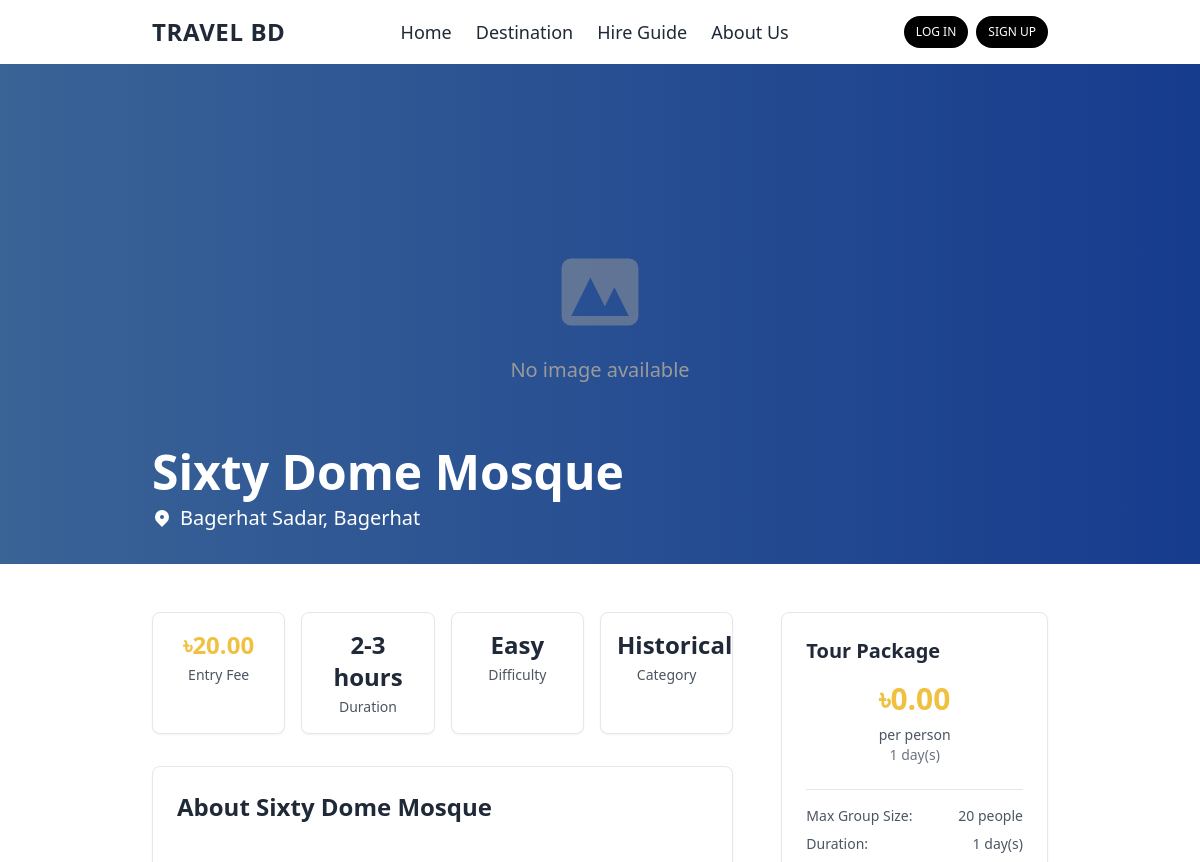
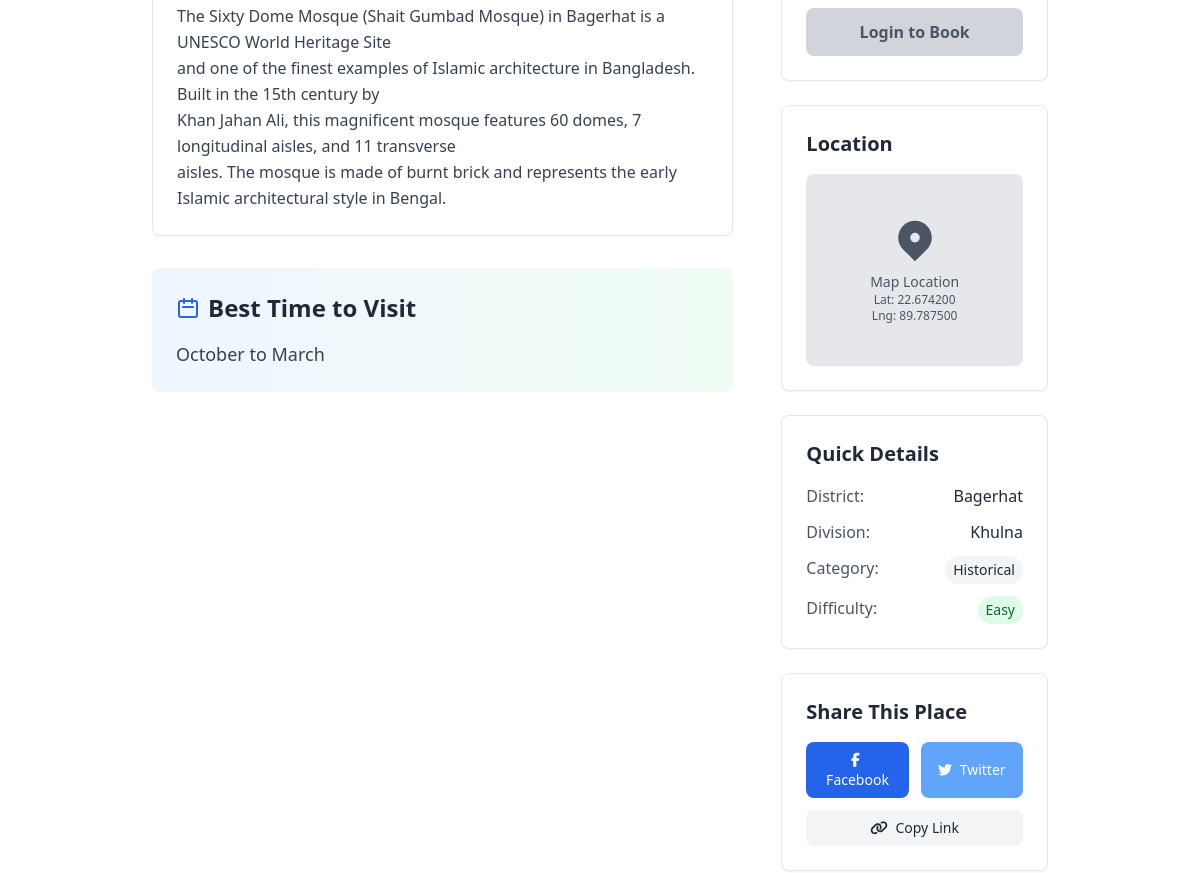
Before: /destinations/sixty-dome-mosque/ (upper part) with the older database file (2 pictures, top to bottom).
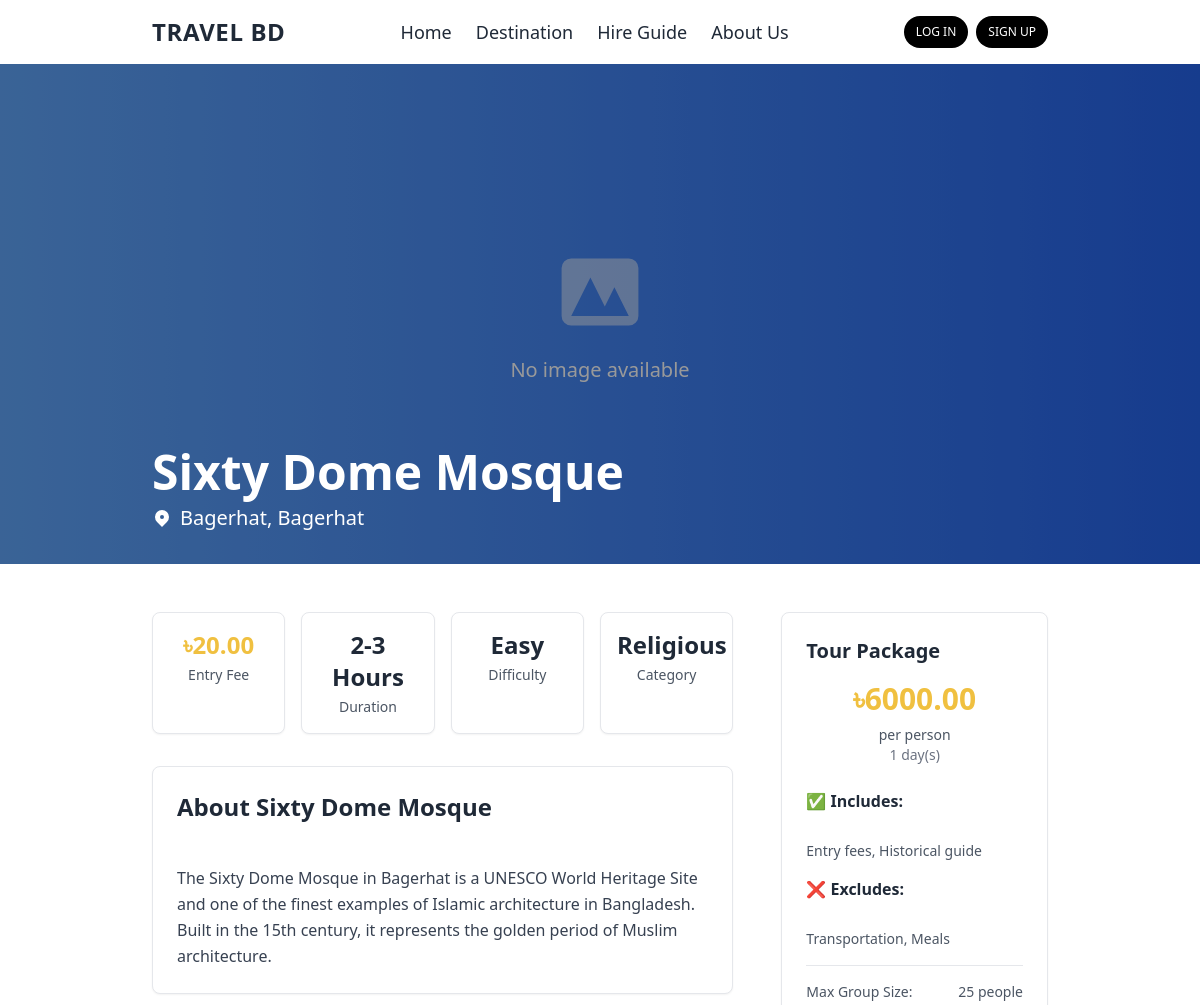
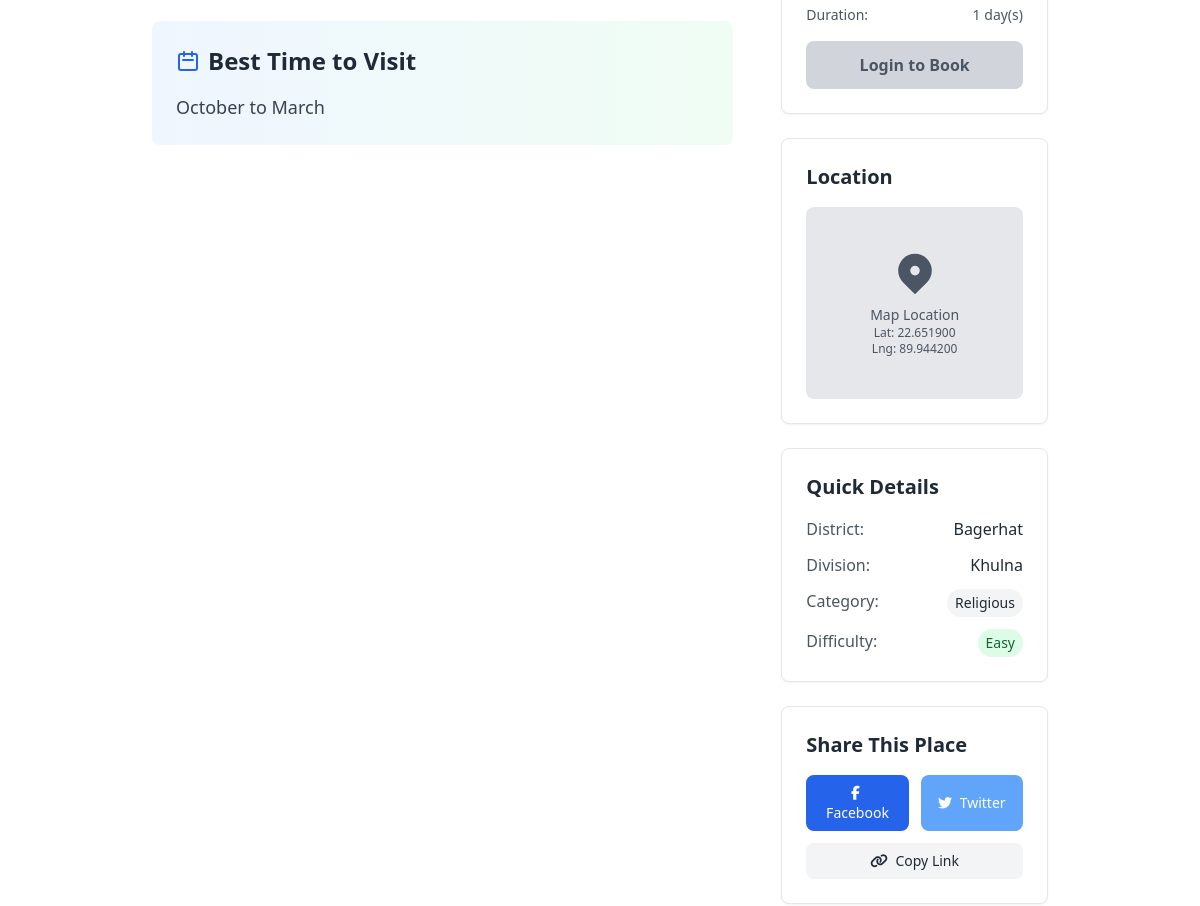
After: the same page with the newer database file (2 pictures, top to bottom).
### destination/models.py (models this page shows, shortened)
class Destination(models.Model):
    CATEGORY_CHOICES = [
        ('beach', 'Beach'),
        ('mountain', 'Mountain'),
        ('historical', 'Historical'),
        ('cultural', 'Cultural'),
        ('adventure', 'Adventure'),
        ('religious', 'Religious'),
    ]
    DIFFICULTY_CHOICES = [
        ('easy', 'Easy'),
        ('moderate', 'Moderate'),
        ('hard', 'Hard'),
    ]
    name = models.CharField(max_length=200)
    slug = models.SlugField(max_length=250, unique=True, blank=True)
    description = models.TextField()
    short_description = models.TextField(max_length=300, blank=True)
    location = models.CharField(max_length=200)
    district = models.CharField(max_length=100)
    division = models.CharField(max_length=100)
    category = models.CharField(max_length=20, choices=CATEGORY_CHOICES)
    difficulty_level = models.CharField(max_length=20, choices=DIFFICULTY_CHOICES, default='easy')
    entry_fee = models.DecimalField(max_digits=10, decimal_places=2, default=0)
    duration = models.CharField(max_length=100, default="1 Day")
    best_time_to_visit = models.CharField(max_length=200)
    tour_price = models.DecimalField(max_digits=10, decimal_places=2)
    tour_duration_days = models.IntegerField(default=1)
    max_group_size = models.IntegerField(default=10)
    tour_includes = models.TextField(blank=True)
    tour_excludes = models.TextField(blank=True)
    main_image = models.ImageField(upload_to='destinations/', blank=True, null=True)
    latitude = models.DecimalField(max_digits=9, decimal_places=6, blank=True, null=True)
    longitude = models.DecimalField(max_digits=9, decimal_places=6, blank=True, null=True)
    featured = models.BooleanField(default=False)
    is_active = models.BooleanField(default=True)
    created_at = models.DateTimeField(auto_now_add=True)
    updated_at = models.DateTimeField(auto_now=True)
    class Meta:
        ordering = ['name']

### destination/views.py (the view)
# urls.py: path('<slug:slug>/', views.destination_detail, name='destination_detail'),
def destination_detail(request, slug):
    destination = get_object_or_404(Destination, slug=slug, is_active=True)
    related_destinations = Destination.objects.filter(
        category=destination.category,
        is_active=True
    ).exclude(id=destination.id)[:4]
    context = {
        'destination': destination,
        'related_destinations': related_destinations,
    }
    return render(request, 'destination_detail.html', context)

### templates/destination_detail.html (shortened to what the changed rows need)
{% extends 'base.html' %} {% load static %} {% block body %}
<div class="relative w-full h-96 lg:h-[500px] overflow-hidden">
  <div class="absolute inset-0 bg-black bg-opacity-40 flex items-end">
    <div class="w-full lg:w-4/5 mx-auto px-4 lg:px-8 pb-8">
      <div class="text-white">
        <h1 class="text-3xl lg:text-5xl font-bold mb-2">
          {{ destination.name }}
        </h1>
        <p class="text-lg lg:text-xl flex items-center">
          <svg class="w-5 h-5 mr-2" fill="currentColor" viewBox="0 0 20 20">
            <path
              fill-rule="evenodd"
              d="M5.05 4.05a7 7 0 119.9 9.9L10 18.9l-4.95-4.95a7 7 0 010-9.9zM10 11a2 2 0 100-4 2 2 0 000 4z"
              clip-rule="evenodd"
            ></path>
          </svg>
          {{ destination.location }}, {{ destination.district }}
        </p>
      </div>
    </div>
  </div>
</div>
<div class="w-full lg:w-4/5 mx-auto px-4 lg:px-8 py-12">
  <div class="grid grid-cols-1 lg:grid-cols-3 gap-12">
    <div class="lg:col-span-2">
      <div class="grid grid-cols-2 lg:grid-cols-4 gap-4 mb-8">
        <div
          class="bg-white border border-gray-200 rounded-lg p-4 text-center shadow-sm"
        >
          <div class="text-2xl font-bold text-primary mb-1">
            {% if destination.entry_fee > 0 %}
            <div>৳{{ destination.entry_fee }}</div>
            {% else %} Free {% endif %}
          </div>
        </div>
        <div
          class="bg-white border border-gray-200 rounded-lg p-4 text-center shadow-sm"
        >
          <div class="text-2xl font-bold text-gray-800 mb-1">
            {{ destination.duration }}
          </div>
          <div class="text-sm text-gray-600">Duration</div>
        </div>
        <div
          class="bg-white border border-gray-200 rounded-lg p-4 text-center shadow-sm"
        >
          <div class="text-2xl font-bold text-gray-800 mb-1">
            {{ destination.difficulty_level|title }}
          </div>
          <div class="text-sm text-gray-600">Difficulty</div>
        </div>
        <div
          class="bg-white border border-gray-200 rounded-lg p-4 text-center shadow-sm"
        >
          <div class="text-2xl font-bold text-gray-800 mb-1">
            {{ destination.category|title }}
          </div>
          <div class="text-sm text-gray-600">Category</div>
        </div>
      </div>
      <div
        class="bg-white rounded-lg shadow-sm border border-gray-200 p-6 mb-8"
      >
        <h2 class="text-2xl font-bold text-gray-800 mb-4">
          About {{ destination.name }}
        </h2>
        <p class="text-gray-700 leading-relaxed whitespace-pre-line">
          {{ destination.description }}
        </p>
      </div>
      <div
        class="bg-gradient-to-r from-blue-50 to-green-50 rounded-lg p-6 mb-8"
      >
        <h2 class="text-2xl font-bold text-gray-800 mb-4 flex items-center">
          <svg
            class="w-6 h-6 mr-2 text-blue-600"
            fill="none"
            stroke="currentColor"
            viewBox="0 0 24 24"
          >
            <path
              stroke-linecap="round"
              stroke-linejoin="round"
              stroke-width="2"
              d="M8 7V3m8 4V3m-9 8h10M5 21h14a2 2 0 002-2V7a2 2 0 00-2-2H5a2 2 0 00-2 2v12a2 2 0 002 2z"
            ></path>
          </svg>
          Best Time to Visit
        </h2>
        <p class="text-lg text-gray-700 font-medium">
          {{ destination.best_time_to_visit }}
        </p>
      </div>
    </div>
    <div class="lg:col-span-1">
      <div
        class="bg-white rounded-lg shadow-sm border border-gray-200 p-6 mb-6 sticky top-4"
      >
        <div class="text-center mb-6">
          <div class="text-3xl font-bold text-primary mb-2">
            ৳{{ destination.tour_price }}
          </div>
          <div class="text-sm text-gray-600">per person</div>
          <div class="text-sm text-gray-500">
            {{ destination.tour_duration_days }} day(s)
          </div>
        </div>
        {% if destination.tour_includes %}
        <div class="mb-4">
          <h4 class="font-semibold text-gray-800 mb-2">✅ Includes:</h4>
          <div class="text-sm text-gray-600 whitespace-pre-line">
            {{ destination.tour_includes }}
          </div>
        </div>
        {% endif %}
        {% if destination.tour_excludes %}
        <div class="mb-4">
          <h4 class="font-semibold text-gray-800 mb-2">❌ Excludes:</h4>
          <div class="text-sm text-gray-600 whitespace-pre-line">
            {{ destination.tour_excludes }}
          </div>
        </div>
        {% endif %}
        <div class="border-t pt-4">
          <div class="flex justify-between text-sm text-gray-600 mb-2">
            <span>Max Group Size:</span>
            <span>{{ destination.max_group_size }} people</span>
          </div>
          <div class="flex justify-between text-sm text-gray-600 mb-4">
            <span>Duration:</span>
            <span>{{ destination.tour_duration_days }} day(s)</span>
          </div>
        </div>
      </div>
      {% if destination.latitude and destination.longitude %}
      <div
        class="bg-white rounded-lg shadow-sm border border-gray-200 p-6 mb-6"
      >
        <h3 class="text-xl font-bold text-gray-800 mb-4">Location</h3>
        <div
          class="bg-gray-200 h-48 rounded-lg flex items-center justify-center"
        >
          <div class="text-center text-gray-600">
            <svg
              class="w-12 h-12 mx-auto mb-2"
              fill="currentColor"
              viewBox="0 0 20 20"
            >
              <path
                fill-rule="evenodd"
                d="M5.05 4.05a7 7 0 119.9 9.9L10 18.9l-4.95-4.95a7 7 0 010-9.9zM10 11a2 2 0 100-4 2 2 0 000 4z"
                clip-rule="evenodd"
              ></path>
            </svg>
            <p class="text-sm">Map Location</p>
            <p class="text-xs">Lat: {{ destination.latitude }}</p>
            <p class="text-xs">Lng: {{ destination.longitude }}</p>
          </div>
        </div>
      </div>
      {% endif %}
      <div
        class="bg-white rounded-lg shadow-sm border border-gray-200 p-6 mb-6"
      >
        <div class="space-y-3">
          <div class="flex justify-between">
            <span class="text-gray-600">District:</span>
            <span class="font-medium text-gray-800"
              >{{ destination.district }}</span
            >
          </div>
          <div class="flex justify-between">
            <span class="text-gray-600">Division:</span>
            <span class="font-medium text-gray-800"
              >{{ destination.division }}</span
            >
          </div>
          <div class="flex justify-between">
            <span class="text-gray-600">Category:</span>
            <span
              class="inline-block bg-gray-100 text-gray-800 px-2 py-1 rounded-full text-sm"
            >
              {{ destination.category|title }}
            </span>
          </div>
          <div class="flex justify-between">
            <span class="text-gray-600">Difficulty:</span>
            <span
              class="inline-block {% if destination.difficulty_level == 'easy' %}bg-green-100 text-green-800{% elif destination.difficulty_level == 'moderate' %}bg-yellow-100 text-yellow-800{% else %}bg-red-100 text-red-800{% endif %} px-2 py-1 rounded-full text-sm"
            >
              {{ destination.difficulty_level|title }}
            </span>
          </div>
        </div>
      </div>
    </div>
  </div>
</div>
{% endblock %}

Changed rows visible on the page:
changed Destination "Sixty Dome Mosque": location "Bagerhat Sadar" → "Bagerhat"; duration "2-3 hours" → "2-3 Hours"; category "Historical" → "Religious"; description "The Sixty Dome Mosque (Shait Gumbad Mosque) in Bagerhat is a UNESCO World Heritage Site and one of the finest examples of Islamic architecture in Bangladesh. Built in the 15th century by Khan Jahan Ali, this magnificent mosque features 60 domes, 7 longitudinal aisles, and 11 transverse aisles. The mosque is made of burnt brick and represents the early Islamic architectural style in Bengal." → "The Sixty Dome Mosque in Bagerhat is a UNESCO World Heritage Site and one of the finest examples of Islamic architecture in Bangladesh. Built in the 15th century, it represents the golden period of Muslim architecture."; tour_price "0.00" → "6000.00"; tour_includes (not shown) → "Entry fees, Historical guide"; tour_excludes (not shown) → "Transportation, Meals"; max_group_size "20" → "25"; latitude "22.674200" → "22.651900"; longitude "89.787500" → "89.944200"
Other visible differences:
text now shown: "✅ Includes: ❌ Excludes:"
